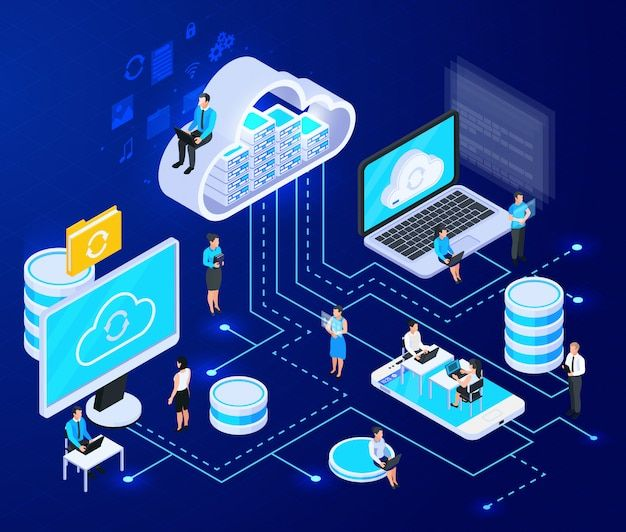
#> input picture gambar.jpeg, 626 x 532 px
$ python CHAPTER2_gambar.py
#> lines starting #> are read from the running program, lines starting #| are printed output that depends on the picture

# 2.1 Manipulasi Gambar dengan Pillow
# ===============================

from PIL import Image, ImageFilter

# 2.1.1 Memuat Gambar
image = Image.open('gambar.jpeg')
#> image is the input picture: PIL image 626x532 RGB; mean R, G, B 40.5, 69.3, 140.2

# 2.1.2 Pemotongan Gambar
cropped_image = image.crop((10, 10, 200, 200))
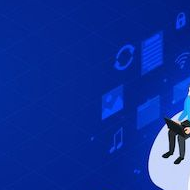
#> cropped_image: PIL image 190x190 RGB; mean R, G, B 14.4, 48.6, 155.5
cropped_image.save('cropped_result.jpg')

# 2.1.3 Pengubahan Ukuran Gambar
resized_image = cropped_image.resize((100, 100))
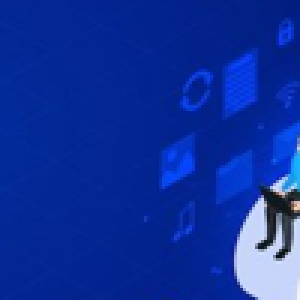
#> resized_image: PIL image 100x100 RGB (shown 3 times larger); mean R, G, B 14.4, 48.6, 155.5
resized_image.save('resized_result.jpg')

# 2.1.4 Penerapan Filter
filtered_image = resized_image.filter(ImageFilter.BLUR)
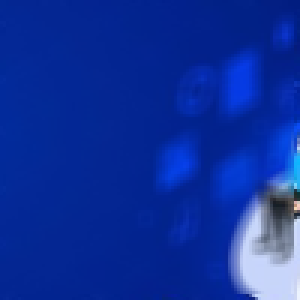
#> filtered_image: PIL image 100x100 RGB (shown 3 times larger); mean R, G, B 14.5, 48.7, 155.5
filtered_image.save('filtered_result.jpg')

# 2.1.5 Konversi Mode Warna (RGBA ke RGB)
if filtered_image.mode == 'RGBA':
    filtered_image = filtered_image.convert('RGB')
filtered_image.save('converted_result.jpg')

$ run again, with BUKTICHAPTER2.png saved as gambar.jpeg
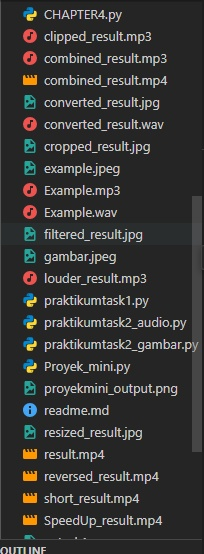
#> input picture BUKTICHAPTER2.png, 204 x 554 px
#> image is the input picture: PIL image 204x554 RGB; mean R, G, B 53.1, 52.7, 51.9
#> `resized_image = cropped_image.resize((100, 100))`:
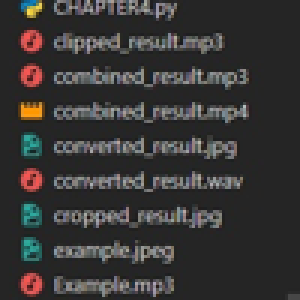
#> resized_image: PIL image 100x100 RGB (shown 3 times larger); mean R, G, B 54.8, 53.3, 52.7
#> `filtered_image = resized_image.filter(ImageFilter.BLUR)`:
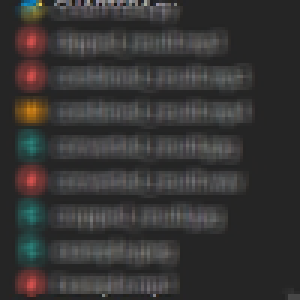
#> filtered_image: PIL image 100x100 RGB (shown 3 times larger); mean R, G, B 54.5, 53.1, 52.6

$ run again, with Chapter3.png saved as gambar.jpeg
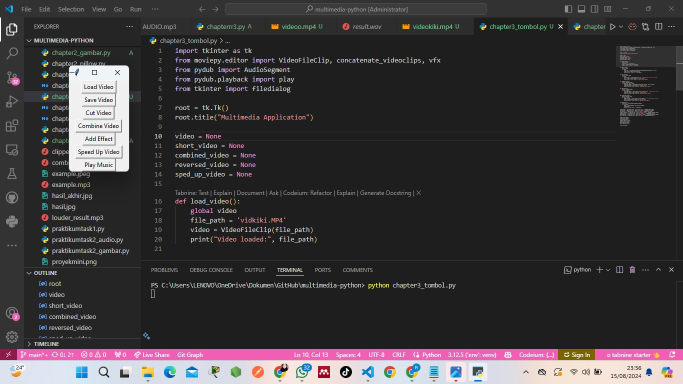
#> input picture Chapter3.png, 1366 x 768 px (shown at 1/2 size)
#> image is the input picture: PIL image 1366x768 RGB; mean R, G, B 59.5, 55.8, 57.9
#> `resized_image = cropped_image.resize((100, 100))`:
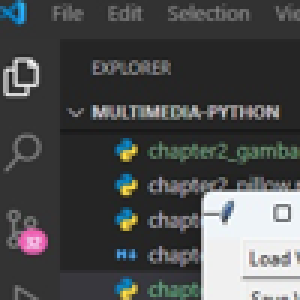
#> resized_image: PIL image 100x100 RGB (shown 3 times larger); mean R, G, B 75.1, 76.4, 76.8
#> `filtered_image = resized_image.filter(ImageFilter.BLUR)`:
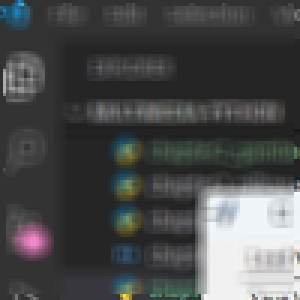
#> filtered_image: PIL image 100x100 RGB (shown 3 times larger); mean R, G, B 75, 76.3, 76.6
